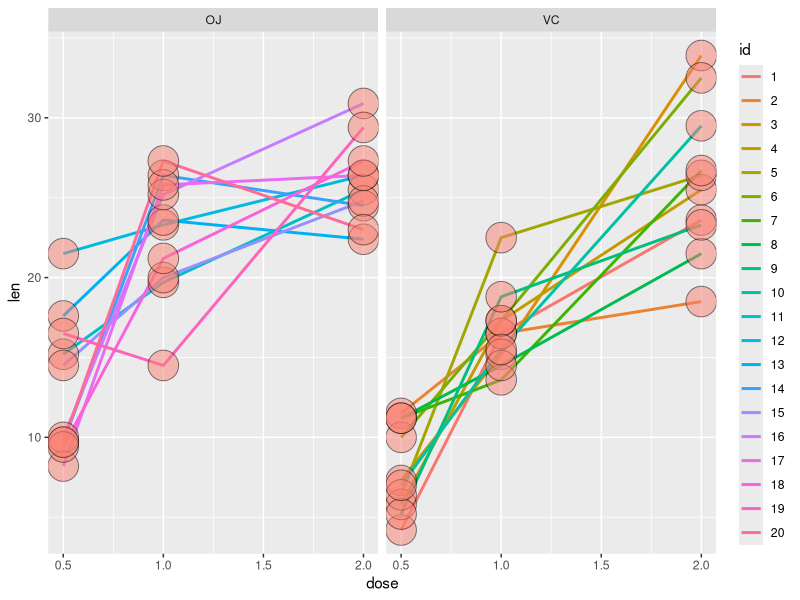

Here is the R script that generated this plot:
## ---- chunk 1
library(knitr)
library(ggplot2)
opts_chunk$set(echo = TRUE)
## ---- chunk 2
library(ggplot2)
id<-factor(c(rep(1:10,3),rep(11:20,3)))
tooth<-cbind(ToothGrowth, id=id)
g <- ggplot(tooth, aes(x = dose, y = len, group = factor(id)))
g <- g + facet_grid(. ~ supp)
g <- g + geom_line( size = 1, aes(colour = id)) + geom_point(size =10, pch = 21, fill = "salmon", alpha = .5)
g
## ---- chunk 3
str(ToothGrowth)
## ---- chunk 4
head(ToothGrowth)
## ---- chunk 5
summary(ToothGrowth)
## ---- chunk 6
vcg1<-tooth$len[1:10]
vcg2<-tooth$len[11:20]
vcg3<-tooth$len[21:30]

difference<-vcg3-vcg1
mn<-mean(difference)
s<-sd(difference)
n<-10

mn + c(-1,1)*qt(.975, n-1)*s/sqrt(n)
t.test(difference)
## ---- chunk 7
vcg1<-tooth$len[31:40]
vcg2<-tooth$len[41:50]
vcg3<-tooth$len[51:60]

difference<-vcg3-vcg1
mn<-mean(difference)
s<-sd(difference)
n<-10

mn + c(-1,1)*qt(.975, n-1)*s/sqrt(n)
t.test(difference)
